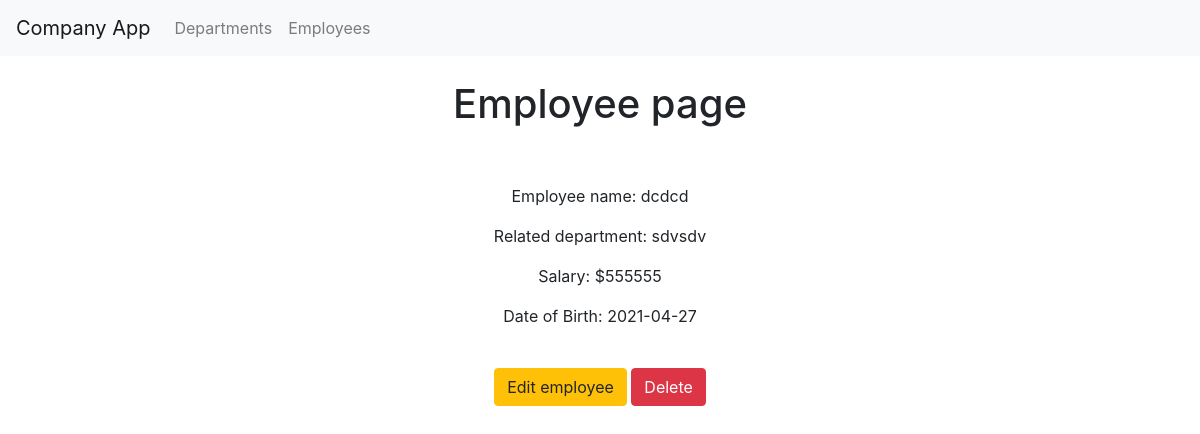
/employees/2, run on the app's committed database.
### app/models/models.py (models this page shows)
class EmployeeModel(db.Model):
    __tablename__ = 'employee'
    id = db.Column(db.Integer, primary_key=True)
    related_department_id = db.Column(db.Integer, db.ForeignKey('department.id'))
    name = db.Column(db.String(40))
    date_of_birth = db.Column(db.String)
    salary = db.Column(db.DECIMAL(asdecimal=False, precision=0, decimal_return_scale=0))

class DepartmentModel(db.Model):
    __tablename__ = 'department'
    id = db.Column(db.Integer, primary_key=True)
    name = db.Column(db.String(25), unique=True)
    employees = db.relationship('EmployeeModel', backref='department', lazy='dynamic')

### app/views/view.py (the view)
@app.route('/employees/<int:employee_id>')
def employee_page(employee_id):
    employee = EmployeeModel.query.get_or_404(employee_id)
    return render_template('employee.html', employee=employee)

### app/views/view.py (called while the page is built)
@app.template_filter('dateformat')
def dateformat(value, format='%B %d, %Y'):
    return value

### app/templates/employee.html
{% extends 'home.html' %}
{% block content %}
    <br>
    <div class="text-center">
<h1 class="text-center">Employee page</h1>
    <br>
    <br>
    <p class="text-center">Employee name: {{ employee.name }}</p>
    <p class="text-center">Related department: {{ employee.department.name }}</p>
    <p class="text-center">Salary: ${{ employee.salary|round }}</p>
    <p class="text-center">Date of Birth: {{ employee.date_of_birth|dateformat }}</p>
    <br>
    <div class="text-center">
    <a id="edit" href="{{ url_for('edit_employee', employee_id=employee.id) }}" class="btn btn-warning">Edit employee</a>
    <a id="delete" href="{{ url_for('delete_employee', employee_id=employee.id) }}" class="btn btn-danger" role="button" onclick="return confirm('Are You sure You want to delete {{ employee.name }} department?')">Delete</a>
    </div>
    </div>
{% endblock %}

### data on the page
EmployeeModel: name "dcdcd", salary "555555", date_of_birth "2021-04-27"
DepartmentModel: department.name "sdvsdv"
